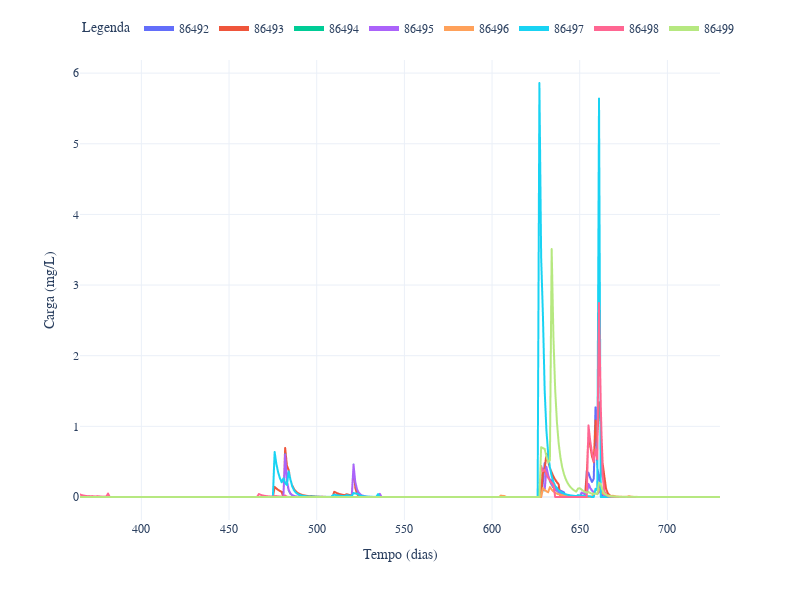

The notebook cell saved with this chart:
### Markdown cell above
Polutograma (mg/L) DBO

### Code cell
fig = df_WoC[365:].plot()
fig.update_layout(
    xaxis_title='Tempo (dias)',
    yaxis_title='Carga (mg/L)',
    legend_title='Legenda',
    legend=dict(y=1.1, orientation='h', itemsizing='constant'),
    font_family='CMU Serif',
    font=dict(size=12),
    width=800,
    height=600
)
fig.show()

### Figure 1 — Plotly figure (JSON) as saved in the notebook; plotly's stock layout.template omitted (floating-point values rounded to 4 significant figures; data arrays with more than 128 entries replaced by an {"elided": "..."} marker saying what was removed)
{"data": [{"hovertemplate": "variable=86492<br>index=%{x}<br>value=%{y}<extra></extra>", "legendgroup": "86492", "line": {"color": "#636efa", "dash": "solid"}, "marker": {"symbol": "circle"}, "mode": "lines", "name": "86492", "showlegend": true, "type": "scattergl", "x": {"elided": "366 int values"}, "xaxis": "x", "y": {"elided": "366 float values"}, "yaxis": "y"}, {"hovertemplate": "variable=86493<br>index=%{x}<br>value=%{y}<extra></extra>", "legendgroup": "86493", "line": {"color": "#EF553B", "dash": "solid"}, "marker": {"symbol": "circle"}, "mode": "lines", "name": "86493", "showlegend": true, "type": "scattergl", "x": {"elided": "366 int values"}, "xaxis": "x", "y": {"elided": "366 float values"}, "yaxis": "y"}, {"hovertemplate": "variable=86494<br>index=%{x}<br>value=%{y}<extra></extra>", "legendgroup": "86494", "line": {"color": "#00cc96", "dash": "solid"}, "marker": {"symbol": "circle"}, "mode": "lines", "name": "86494", "showlegend": true, "type": "scattergl", "x": {"elided": "366 int values"}, "xaxis": "x", "y": {"elided": "366 float values"}, "yaxis": "y"}, {"hovertemplate": "variable=86495<br>index=%{x}<br>value=%{y}<extra></extra>", "legendgroup": "86495", "line": {"color": "#ab63fa", "dash": "solid"}, "marker": {"symbol": "circle"}, "mode": "lines", "name": "86495", "showlegend": true, "type": "scattergl", "x": {"elided": "366 int values"}, "xaxis": "x", "y": {"elided": "366 float values"}, "yaxis": "y"}, {"hovertemplate": "variable=86496<br>index=%{x}<br>value=%{y}<extra></extra>", "legendgroup": "86496", "line": {"color": "#FFA15A", "dash": "solid"}, "marker": {"symbol": "circle"}, "mode": "lines", "name": "86496", "showlegend": true, "type": "scattergl", "x": {"elided": "366 int values"}, "xaxis": "x", "y": {"elided": "366 float values"}, "yaxis": "y"}, {"hovertemplate": "variable=86497<br>index=%{x}<br>value=%{y}<extra></extra>", "legendgroup": "86497", "line": {"color": "#19d3f3", "dash": "solid"}, "marker": {"symbol": "circle"}, "mode": "lines", "name": "86497", "showlegend": true, "type": "scattergl", "x": {"elided": "366 int values"}, "xaxis": "x", "y": {"elided": "366 float values"}, "yaxis": "y"}, {"hovertemplate": "variable=86498<br>index=%{x}<br>value=%{y}<extra></extra>", "legendgroup": "86498", "line": {"color": "#FF6692", "dash": "solid"}, "marker": {"symbol": "circle"}, "mode": "lines", "name": "86498", "showlegend": true, "type": "scattergl", "x": {"elided": "366 int values"}, "xaxis": "x", "y": {"elided": "366 float values"}, "yaxis": "y"}, {"hovertemplate": "variable=86499<br>index=%{x}<br>value=%{y}<extra></extra>", "legendgroup": "86499", "line": {"color": "#B6E880", "dash": "solid"}, "marker": {"symbol": "circle"}, "mode": "lines", "name": "86499", "showlegend": true, "type": "scattergl", "x": {"elided": "366 int values"}, "xaxis": "x", "y": {"elided": "366 float values"}, "yaxis": "y"}], "layout": {"font": {"family": "CMU Serif", "size": 12}, "height": 600, "legend": {"itemsizing": "constant", "orientation": "h", "title": {"text": "Legenda"}, "tracegroupgap": 0, "y": 1.1}, "margin": {"t": 60}, "width": 800, "xaxis": {"anchor": "y", "domain": [0, 1], "title": {"text": "Tempo (dias)"}}, "yaxis": {"anchor": "x", "domain": [0, 1], "title": {"text": "Carga (mg/L)"}}}}
